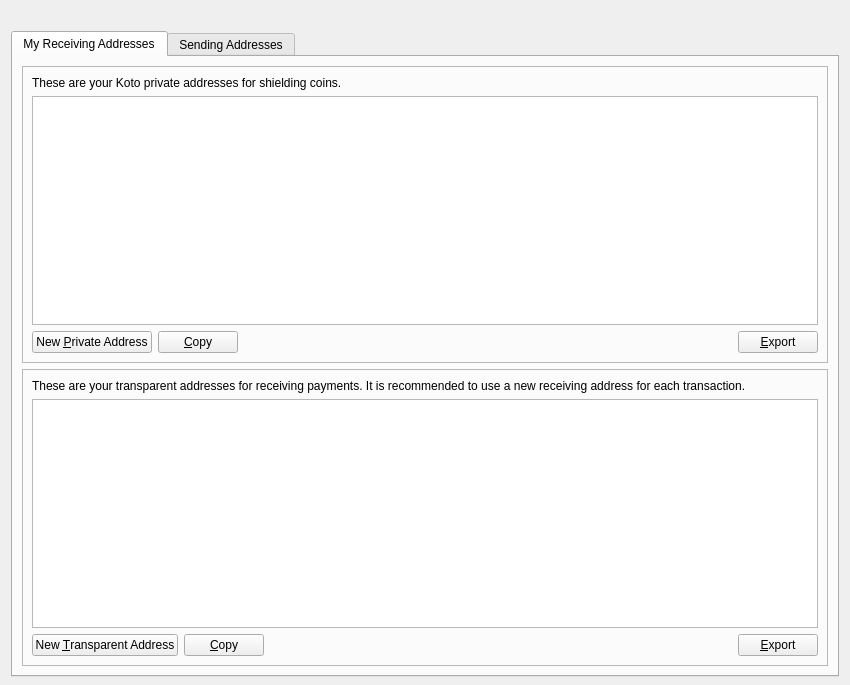
<?xml version="1.0" encoding="UTF-8"?>
<ui version="4.0">
 <class>AddressBookPage</class>
 <widget class="QDialog" name="AddressBookPage">
  <property name="geometry">
   <rect>
    <x>0</x>
    <y>0</y>
    <width>850</width>
    <height>685</height>
   </rect>
  </property>
  <property name="windowTitle">
   <string>Send Coins</string>
  </property>
  <layout class="QVBoxLayout" name="verticalLayout" stretch="0,0">
   <property name="bottomMargin">
    <number>8</number>
   </property>
   <item>
    <widget class="QLabel" name="labelLogo">
     <property name="text">
      <string/>
     </property>
     <property name="pixmap">
      <pixmap resource="../bitcoin.qrc">:/images/logo</pixmap>
     </property>
     <property name="margin">
      <number>10</number>
     </property>
    </widget>
   </item>
   <item>
    <widget class="QTabWidget" name="tabWidget">
     <property name="currentIndex">
      <number>0</number>
     </property>
     <widget class="QWidget" name="tabReceivingAddress">
      <attribute name="title">
       <string>My Receiving Addresses</string>
      </attribute>
      <layout class="QVBoxLayout" name="verticalLayout_5">
       <item>
        <widget class="QFrame" name="frameReceivingAddress">
         <property name="frameShape">
          <enum>QFrame::StyledPanel</enum>
         </property>
         <property name="frameShadow">
          <enum>QFrame::Raised</enum>
         </property>
         <layout class="QVBoxLayout" name="verticalLayout_2">
          <item>
           <widget class="QLabel" name="labelExplanation_1">
            <property name="text">
             <string>These are your Koto private addresses for shielding coins.</string>
            </property>
            <property name="textFormat">
             <enum>Qt::PlainText</enum>
            </property>
            <property name="wordWrap">
             <bool>true</bool>
            </property>
           </widget>
          </item>
          <item>
           <widget class="QTableView" name="tableViewReceivingZ">
            <property name="contextMenuPolicy">
             <enum>Qt::CustomContextMenu</enum>
            </property>
            <property name="toolTip">
             <string/>
            </property>
            <property name="tabKeyNavigation">
             <bool>false</bool>
            </property>
            <property name="alternatingRowColors">
             <bool>true</bool>
            </property>
            <property name="selectionMode">
             <enum>QAbstractItemView::SingleSelection</enum>
            </property>
            <property name="selectionBehavior">
             <enum>QAbstractItemView::SelectRows</enum>
            </property>
            <property name="sortingEnabled">
             <bool>true</bool>
            </property>
            <attribute name="verticalHeaderVisible">
             <bool>false</bool>
            </attribute>
           </widget>
          </item>
          <item>
           <layout class="QHBoxLayout" name="horizontalLayout_1">
            <item>
             <widget class="QPushButton" name="newReceivingZAddress">
              <property name="toolTip">
               <string>Create a new address</string>
              </property>
              <property name="text">
               <string>New &amp;Private Address</string>
              </property>
              <property name="icon">
               <iconset resource="../bitcoin.qrc">
                <normaloff>:/images/add2</normaloff>:/images/add2</iconset>
              </property>
              <property name="autoDefault">
               <bool>false</bool>
              </property>
             </widget>
            </item>
            <item>
             <widget class="QPushButton" name="copyReceivingZAddress">
              <property name="toolTip">
               <string>Copy the currently selected address to the system clipboard</string>
              </property>
              <property name="text">
               <string>&amp;Copy</string>
              </property>
              <property name="icon">
               <iconset resource="../bitcoin.qrc">
                <normaloff>:/images/copy</normaloff>:/images/copy</iconset>
              </property>
              <property name="autoDefault">
               <bool>false</bool>
              </property>
             </widget>
            </item>
            <item>
             <spacer name="horizontalSpacer_1">
              <property name="orientation">
               <enum>Qt::Horizontal</enum>
              </property>
              <property name="sizeHint" stdset="0">
               <size>
                <width>40</width>
                <height>20</height>
               </size>
              </property>
             </spacer>
            </item>
            <item>
             <widget class="QPushButton" name="exportReceivingZAddress">
              <property name="toolTip">
               <string>Export the data in the current tab to a file</string>
              </property>
              <property name="text">
               <string>&amp;Export</string>
              </property>
              <property name="icon">
               <iconset resource="../bitcoin.qrc">
                <normaloff>:/images/export</normaloff>:/images/export</iconset>
              </property>
              <property name="autoDefault">
               <bool>false</bool>
              </property>
             </widget>
            </item>
           </layout>
          </item>
         </layout>
        </widget>
       </item>
       <item>
        <widget class="QFrame" name="frameReceivingZAddress">
         <property name="frameShape">
          <enum>QFrame::StyledPanel</enum>
         </property>
         <property name="frameShadow">
          <enum>QFrame::Raised</enum>
         </property>
         <layout class="QVBoxLayout" name="verticalLayout_3">
          <item>
           <widget class="QLabel" name="labelExplanation_2">
            <property name="text">
             <string>These are your transparent addresses for receiving payments. It is recommended to use a new receiving address for each transaction.</string>
            </property>
            <property name="textFormat">
             <enum>Qt::PlainText</enum>
            </property>
            <property name="wordWrap">
             <bool>true</bool>
            </property>
           </widget>
          </item>
          <item>
           <widget class="QTableView" name="tableViewReceivingT">
            <property name="contextMenuPolicy">
             <enum>Qt::CustomContextMenu</enum>
            </property>
            <property name="toolTip">
             <string>Right-click to edit address or label</string>
            </property>
            <property name="tabKeyNavigation">
             <bool>false</bool>
            </property>
            <property name="alternatingRowColors">
             <bool>true</bool>
            </property>
            <property name="selectionMode">
             <enum>QAbstractItemView::SingleSelection</enum>
            </property>
            <property name="selectionBehavior">
             <enum>QAbstractItemView::SelectRows</enum>
            </property>
            <property name="sortingEnabled">
             <bool>true</bool>
            </property>
            <attribute name="verticalHeaderVisible">
             <bool>false</bool>
            </attribute>
           </widget>
          </item>
          <item>
           <layout class="QHBoxLayout" name="horizontalLayout_2">
            <item>
             <widget class="QPushButton" name="newReceivingTAddress">
              <property name="toolTip">
               <string>Create a new address</string>
              </property>
              <property name="text">
               <string>New &amp;Transparent Address</string>
              </property>
              <property name="icon">
               <iconset resource="../bitcoin.qrc">
                <normaloff>:/images/add1</normaloff>:/images/add1</iconset>
              </property>
              <property name="autoDefault">
               <bool>false</bool>
              </property>
             </widget>
            </item>
            <item>
             <widget class="QPushButton" name="copyReceivingTAddress">
              <property name="toolTip">
               <string>Copy the currently selected address to the system clipboard</string>
              </property>
              <property name="text">
               <string>&amp;Copy</string>
              </property>
              <property name="icon">
               <iconset resource="../bitcoin.qrc">
                <normaloff>:/images/copy</normaloff>:/images/copy</iconset>
              </property>
              <property name="autoDefault">
               <bool>false</bool>
              </property>
             </widget>
            </item>
            <item>
             <spacer name="horizontalSpacer_2">
              <property name="orientation">
               <enum>Qt::Horizontal</enum>
              </property>
              <property name="sizeHint" stdset="0">
               <size>
                <width>40</width>
                <height>20</height>
               </size>
              </property>
             </spacer>
            </item>
            <item>
             <widget class="QPushButton" name="exportReceivingTAddress">
              <property name="toolTip">
               <string>Export the data in the current tab to a file</string>
              </property>
              <property name="text">
               <string>&amp;Export</string>
              </property>
              <property name="icon">
               <iconset resource="../bitcoin.qrc">
                <normaloff>:/images/export</normaloff>:/images/export</iconset>
              </property>
              <property name="autoDefault">
               <bool>false</bool>
              </property>
             </widget>
            </item>
           </layout>
          </item>
         </layout>
        </widget>
       </item>
      </layout>
     </widget>
     <widget class="QWidget" name="tabSendingAddress">
      <attribute name="title">
       <string>Sending Addresses</string>
      </attribute>
      <layout class="QVBoxLayout" name="verticalLayout_6">
       <item>
        <widget class="QFrame" name="frameSendingAddress">
         <property name="frameShape">
          <enum>QFrame::StyledPanel</enum>
         </property>
         <property name="frameShadow">
          <enum>QFrame::Raised</enum>
         </property>
         <layout class="QVBoxLayout" name="verticalLayout_4">
          <item>
           <widget class="QLabel" name="labelExplanation_3">
            <property name="text">
             <string>These are your Koto addresses for sending payments. Always check the amount and the receiving address before sending coins.</string>
            </property>
            <property name="textFormat">
             <enum>Qt::PlainText</enum>
            </property>
            <property name="wordWrap">
             <bool>true</bool>
            </property>
           </widget>
          </item>
          <item>
           <widget class="QTableView" name="tableViewSendingT">
            <property name="contextMenuPolicy">
             <enum>Qt::CustomContextMenu</enum>
            </property>
            <property name="toolTip">
             <string>Right-click to edit address or label</string>
            </property>
            <property name="tabKeyNavigation">
             <bool>false</bool>
            </property>
            <property name="alternatingRowColors">
             <bool>true</bool>
            </property>
            <property name="selectionMode">
             <enum>QAbstractItemView::SingleSelection</enum>
            </property>
            <property name="selectionBehavior">
             <enum>QAbstractItemView::SelectRows</enum>
            </property>
            <property name="sortingEnabled">
             <bool>true</bool>
            </property>
            <attribute name="verticalHeaderVisible">
             <bool>false</bool>
            </attribute>
           </widget>
          </item>
          <item>
           <layout class="QHBoxLayout" name="horizontalLayout_3">
            <item>
             <widget class="QPushButton" name="newSendingTAddress">
              <property name="toolTip">
               <string>Create a new address</string>
              </property>
              <property name="text">
               <string>New &amp;Transparent Address</string>
              </property>
              <property name="icon">
               <iconset resource="../bitcoin.qrc">
                <normaloff>:/images/add1</normaloff>:/images/add1</iconset>
              </property>
              <property name="autoDefault">
               <bool>false</bool>
              </property>
             </widget>
            </item>
            <item>
             <widget class="QPushButton" name="copySendingTAddress">
              <property name="toolTip">
               <string>Copy the currently selected address to the system clipboard</string>
              </property>
              <property name="text">
               <string>&amp;Copy</string>
              </property>
              <property name="icon">
               <iconset resource="../bitcoin.qrc">
                <normaloff>:/images/copy</normaloff>:/images/copy</iconset>
              </property>
              <property name="autoDefault">
               <bool>false</bool>
              </property>
             </widget>
            </item>
            <item>
             <widget class="QPushButton" name="deleteSendingTAddress">
              <property name="toolTip">
               <string>Delete the currently selected address from the list</string>
              </property>
              <property name="text">
               <string>&amp;Delete</string>
              </property>
              <property name="icon">
               <iconset resource="../bitcoin.qrc">
                <normaloff>:/images/remove1</normaloff>:/images/remove1</iconset>
              </property>
              <property name="autoDefault">
               <bool>false</bool>
              </property>
             </widget>
            </item>
            <item>
             <spacer name="horizontalSpacer_3">
              <property name="orientation">
               <enum>Qt::Horizontal</enum>
              </property>
              <property name="sizeHint" stdset="0">
               <size>
                <width>40</width>
                <height>20</height>
               </size>
              </property>
             </spacer>
            </item>
            <item>
             <widget class="QPushButton" name="exportSendingTAddress">
              <property name="toolTip">
               <string>Export the data in the current tab to a file</string>
              </property>
              <property name="text">
               <string>&amp;Export</string>
              </property>
              <property name="icon">
               <iconset resource="../bitcoin.qrc">
                <normaloff>:/images/export</normaloff>:/images/export</iconset>
              </property>
              <property name="autoDefault">
               <bool>false</bool>
              </property>
             </widget>
            </item>
           </layout>
          </item>
         </layout>
        </widget>
       </item>
      </layout>
     </widget>
    </widget>
   </item>
  </layout>
 </widget>
 <resources>
  <include location="../bitcoin.qrc"/>
 </resources>
 <connections/>
</ui>
